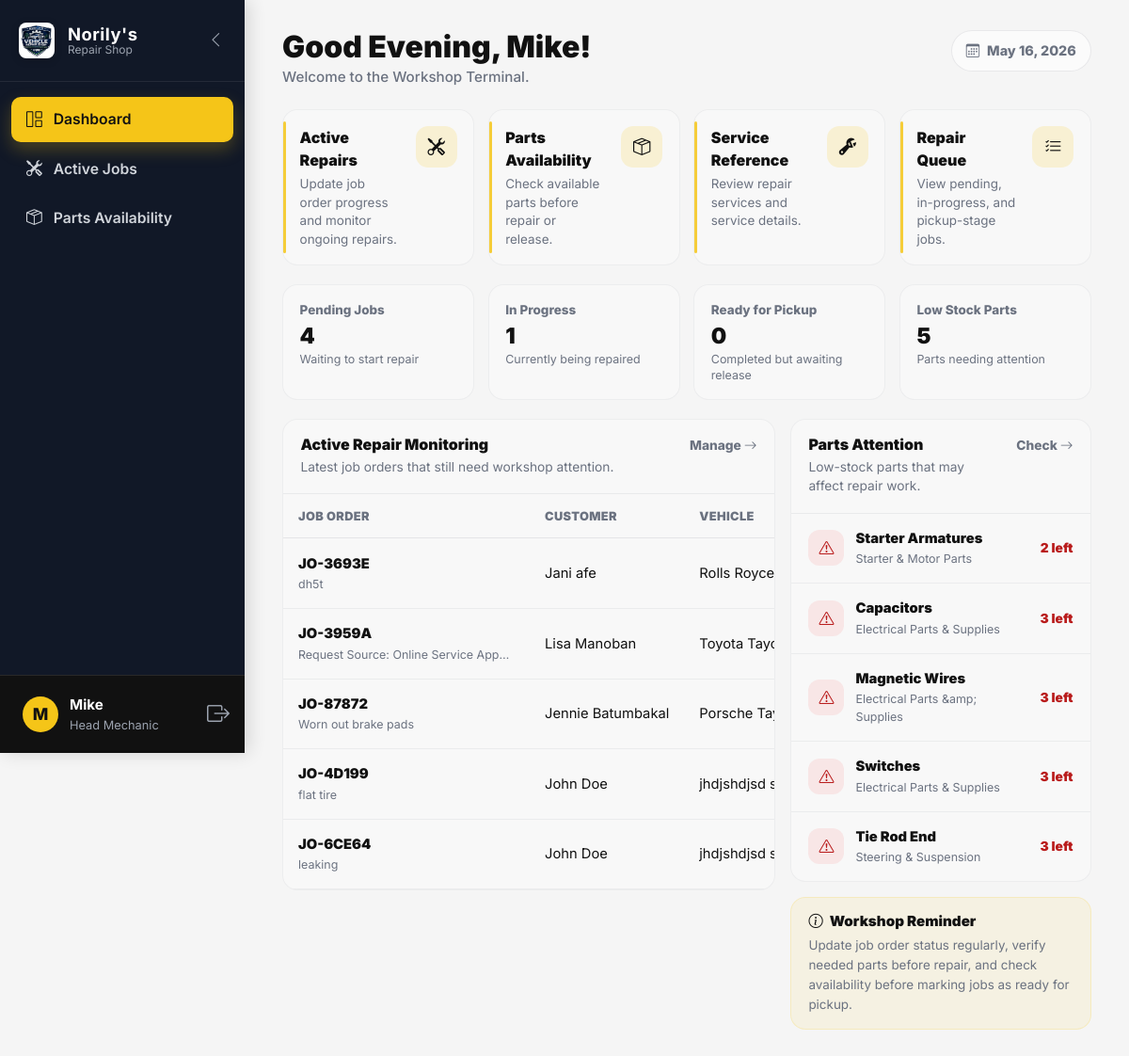
The app's page /views/dashboard_mechanic.php (signed in) with its own data.
### tables this page shows
CREATE TABLE `job_order` (
  `job_order_id` int(11) NOT NULL,
  `vehicle_id` int(11) NOT NULL,
  `customer_id` int(11) NOT NULL,
  `created_by` int(11) NOT NULL,
  `assigned_mechanic_id` int(11) DEFAULT NULL,
  `job_order_number` varchar(20) NOT NULL,
  `description` text NOT NULL,
  `request_source` enum('Walk-in','Online') NOT NULL DEFAULT 'Walk-in',
  `status` enum('Pending','In Progress','Ready for Pickup','Completed','Cancelled') NOT NULL DEFAULT 'Pending',
  `estimated_cost` decimal(10,2) NOT NULL DEFAULT 0.00,
  `final_cost` decimal(10,2) NOT NULL DEFAULT 0.00,
  `date_created` datetime NOT NULL DEFAULT current_timestamp(),
  `expected_completion_date` date DEFAULT NULL,
  `date_completed` datetime DEFAULT NULL,
  `completed_by` int(11) DEFAULT NULL,
  `cancellation_reason` text DEFAULT NULL,
  `cancelled_at` datetime DEFAULT NULL,
  `requires_down_payment` tinyint(1) NOT NULL DEFAULT 0,
  `down_payment_amount` decimal(10,2) NOT NULL DEFAULT 0.00
);

CREATE TABLE `customer` (
  `customer_id` int(11) NOT NULL,
  `first_name` varchar(20) NOT NULL,
  `middle_name` varchar(20) DEFAULT NULL,
  `last_name` varchar(20) NOT NULL,
  `email` varchar(255) DEFAULT NULL,
  `contact_number` varchar(20) NOT NULL,
  `address` text DEFAULT NULL,
  `credit_balance` decimal(10,2) NOT NULL DEFAULT 0.00,
  `credit_due_date` date DEFAULT NULL,
  `created_at` datetime NOT NULL DEFAULT current_timestamp(),
  `user_id` int(11) DEFAULT NULL,
  `status` enum('Active','Inactive','Archived') NOT NULL DEFAULT 'Active',
  `deactivated_at` datetime DEFAULT NULL,
  `archived_at` datetime DEFAULT NULL
);

CREATE TABLE `vehicle` (
  `vehicle_id` int(11) NOT NULL,
  `customer_id` int(11) NOT NULL,
  `plate_number` varchar(20) NOT NULL,
  `vin` varchar(50) DEFAULT NULL,
  `make` varchar(50) NOT NULL,
  `model` varchar(50) NOT NULL,
  `year` year(4) NOT NULL,
  `color` varchar(30) NOT NULL,
  `notes` text DEFAULT NULL,
  `status` enum('Active','Inactive','Archived') NOT NULL DEFAULT 'Active',
  `deactivated_at` datetime DEFAULT NULL,
  `archived_at` datetime DEFAULT NULL,
  `created_at` datetime NOT NULL DEFAULT current_timestamp()
);

CREATE TABLE `part` (
  `part_id` int(11) NOT NULL,
  `category` varchar(100) NOT NULL,
  `brand` varchar(100) DEFAULT NULL,
  `part_name` varchar(50) NOT NULL,
  `description` text DEFAULT NULL,
  `specification` text DEFAULT NULL,
  `compatibility` text DEFAULT NULL,
  `unit` varchar(50) DEFAULT 'piece',
  `unit_price` decimal(10,2) NOT NULL DEFAULT 0.00,
  `quantity_on_hand` smallint(6) NOT NULL DEFAULT 0,
  `low_stock_threshold` smallint(6) NOT NULL DEFAULT 3,
  `supplier_id` int(11) DEFAULT 1,
  `is_low_stock` tinyint(1) NOT NULL DEFAULT 0,
  `primary_supplier_id` int(11) DEFAULT 1,
  `is_active` tinyint(1) NOT NULL DEFAULT 1,
  `cost_price` decimal(10,2) DEFAULT NULL,
  `image` varchar(255) DEFAULT NULL,
  `full_description` text DEFAULT NULL
);

### views/dashboard_mechanic.php (the view, shortened to what this page needs)
<?php
$db = (new Database())->getConnection();
$mechanicName = $_SESSION['first_name'] ?? 'Mechanic';
$pendingJobs = $db->query("
    SELECT COUNT(*)
    FROM job_order
    WHERE status = 'Pending'
")->fetchColumn() ?: 0;
$inProgressJobs = $db->query("
    SELECT COUNT(*)
    FROM job_order
    WHERE status = 'In Progress'
")->fetchColumn() ?: 0;
$readyForPickupJobs = $db->query("
    SELECT COUNT(*)
    FROM job_order
    WHERE status = 'Ready for Pickup'
")->fetchColumn() ?: 0;
$lowStockCount = $db->query("
    SELECT COUNT(*)
    FROM part
    WHERE quantity_on_hand <= low_stock_threshold
      AND is_active = 1
")->fetchColumn() ?: 0;
$stmtActiveJobs = $db->query("
    SELECT
        jo.job_order_id,
        jo.job_order_number,
        jo.status,
        jo.date_created,
        jo.description,
        c.first_name,
        c.last_name,
        v.plate_number,
        v.make,
        v.model
    FROM job_order jo
    JOIN customer c ON jo.customer_id = c.customer_id
    JOIN vehicle v ON jo.vehicle_id = v.vehicle_id
    WHERE jo.status IN ('Pending', 'In Progress', 'Ready for Pickup')
    ORDER BY jo.date_created DESC
    LIMIT 6
");
$stmtLowStock = $db->query("
    SELECT
        part_name,
        category,
        quantity_on_hand,
        low_stock_threshold
    FROM part
    WHERE quantity_on_hand <= low_stock_threshold
      AND is_active = 1
    ORDER BY quantity_on_hand ASC, part_name ASC
    LIMIT 5
");
?>
<!DOCTYPE html>
<html lang="en">
<head>
<link href="https://cdn.jsdelivr.net/npm/bootstrap@5.3.0/dist/css/bootstrap.min.css" rel="stylesheet">
<link rel="stylesheet" href="https://cdn.jsdelivr.net/npm/bootstrap-icons@1.11.1/font/bootstrap-icons.css">
<link rel="stylesheet" href="../assets/css/style.css">
</head>
<body>
<div class="app-wrapper">
    <?php include '../includes/sidebar.php'; ?>
    <main class="main-content">
        <div class="mechanic-dashboard">
            <div class="mechanic-header">
                <div class="mechanic-title">
                    <h2>
                        Good <?php echo (date('H') < 12) ? 'Morning' : ((date('H') < 18) ? 'Afternoon' : 'Evening'); ?>,
                        <?php echo htmlspecialchars($mechanicName); ?>!
                    </h2>
                    <p>Welcome to the Workshop Terminal.</p>
                </div>
                <div class="mechanic-date-pill">
                    <i class="bi bi-calendar3 me-2"></i>
                    <?php echo date('F d, Y'); ?>
                </div>
            </div>
            <div class="mechanic-actions-grid">
                <a href="job_orders.php" class="mechanic-action-card">
                    <div>
                        <div class="action-title">Active Repairs</div>
                        <p class="action-subtitle">Update job order progress and monitor ongoing repairs.</p>
                    </div>
                    <div class="action-icon">
                        <i class="bi bi-tools"></i>
                    </div>
                </a>
                <a href="inventory_view.php" class="mechanic-action-card">
                    <div>
                        <div class="action-title">Parts Availability</div>
                        <p class="action-subtitle">Check available parts before repair or release.</p>
                    </div>
                    <div class="action-icon">
                        <i class="bi bi-box-seam"></i>
                    </div>
                </a>
                <a href="services.php" class="mechanic-action-card">
                    <div>
                        <div class="action-title">Service Reference</div>
                        <p class="action-subtitle">Review repair services and service details.</p>
                    </div>
                    <div class="action-icon">
                        <i class="bi bi-wrench-adjustable"></i>
                    </div>
                </a>
                <a href="job_orders.php" class="mechanic-action-card">
                    <div>
                        <div class="action-title">Repair Queue</div>
                        <p class="action-subtitle">View pending, in-progress, and pickup-stage jobs.</p>
                    </div>
                    <div class="action-icon">
                        <i class="bi bi-list-check"></i>
                    </div>
                </a>
            </div>
            <div class="mechanic-overview-grid">
                <div class="overview-card">
                    <div class="overview-label">Pending Jobs</div>
                    <div class="overview-value"><?php echo intval($pendingJobs); ?></div>
                    <p class="overview-caption">Waiting to start repair</p>
                </div>
                <div class="overview-card">
                    <div class="overview-label">In Progress</div>
                    <div class="overview-value"><?php echo intval($inProgressJobs); ?></div>
                    <p class="overview-caption">Currently being repaired</p>
                </div>
                <div class="overview-card">
                    <div class="overview-label">Ready for Pickup</div>
                    <div class="overview-value"><?php echo intval($readyForPickupJobs); ?></div>
                    <p class="overview-caption">Completed but awaiting release</p>
                </div>
                <div class="overview-card">
                    <div class="overview-label">Low Stock Parts</div>
                    <div class="overview-value"><?php echo intval($lowStockCount); ?></div>
                    <p class="overview-caption">Parts needing attention</p>
                </div>
            </div>
            <div class="mechanic-main-grid">
                <div class="mechanic-panel">
                    <div class="panel-header">
                        <div>
                            <h5>Active Repair Monitoring</h5>
                            <p>Latest job orders that still need workshop attention.</p>
                        </div>
                        <a href="job_orders.php" class="section-link">
                            Manage <i class="bi bi-arrow-right"></i>
                        </a>
                    </div>
                    <div class="active-jobs-wrap">
                        <table class="active-jobs-table">
                            <thead>
                                <tr>
                                    <th>Job Order</th>
                                    <th>Customer</th>
                                    <th>Vehicle</th>
                                </tr>
                            </thead>
                            <tbody>
                                <?php if ($stmtActiveJobs->rowCount() > 0): ?>
                                    <?php while ($job = $stmtActiveJobs->fetch(PDO::FETCH_ASSOC)): ?>
                                        <?php
                                            $customerName = trim(($job['first_name'] ?? '') . ' ' . ($job['last_name'] ?? ''));
                                            $vehicleName = trim(($job['make'] ?? '') . ' ' . ($job['model'] ?? ''));
                                        ?>
                                        <tr>
                                            <td>
                                                <div class="job-main">
                                                    <?php echo htmlspecialchars($job['job_order_number']); ?>
                                                </div>
                                                <div class="job-sub" title="<?php echo htmlspecialchars($job['description'] ?? 'Repair record'); ?>">
                                                    <?php echo htmlspecialchars($job['description'] ?? 'Repair record'); ?>
                                                </div>
                                            </td>
                                            <td>
                                                <?php echo htmlspecialchars($customerName); ?>
                                            </td>
                                            <td>
                                                <?php echo htmlspecialchars($vehicleName); ?>
                                            </td>
                                        </tr>
                                    <?php endwhile; ?>
                                <?php endif; ?>
                            </tbody>
                        </table>
                    </div>
                </div>
                <div class="d-flex flex-column gap-3">
                    <div class="mechanic-panel">
                        <div class="panel-header">
                            <div>
                                <h5>Parts Attention</h5>
                                <p>Low-stock parts that may affect repair work.</p>
                            </div>
                            <a href="inventory_view.php" class="section-link">
                                Check <i class="bi bi-arrow-right"></i>
                            </a>
                        </div>
                        <div class="parts-list">
                            <?php if ($stmtLowStock->rowCount() > 0): ?>
                                <?php while ($part = $stmtLowStock->fetch(PDO::FETCH_ASSOC)): ?>
                                    <div class="part-alert-row">
                                        <div class="part-alert-left">
                                            <div class="part-alert-icon">
                                                <i class="bi bi-exclamation-triangle"></i>
                                            </div>
                                            <div class="min-w-0">
                                                <div class="part-alert-title" title="<?php echo htmlspecialchars($part['part_name']); ?>">
                                                    <?php echo htmlspecialchars($part['part_name']); ?>
                                                </div>
                                                <p class="part-alert-subtitle">
                                                    <?php echo htmlspecialchars($part['category']); ?>
                                                </p>
                                            </div>
                                        </div>
                                        <div class="part-left">
                                            <?php echo intval($part['quantity_on_hand']); ?> left
                                        </div>
                                    </div>
                                <?php endwhile; ?>
                            <?php endif; ?>
                        </div>
                    </div>
                    <div class="mechanic-note">
                        <h6>
                            <i class="bi bi-info-circle me-1"></i>
                            Workshop Reminder
                        </h6>
                        <p>
                            Update job order status regularly, verify needed parts before repair,
                            and check availability before marking jobs as ready for pickup.
                        </p>
                    </div>
                </div>
            </div>
        </div>
    </main>
</div>
</body>
</html>

### assets/css/style.css (style rules this page uses)
:root { --primary-yellow: #f5c518; --yellow-dark: #d9a900; --black: #111111; --dark-gray: #1f2937; --muted-gray: #6b7280; --light-gray: #f5f5f5; --border-light: #e5e7eb; --white: #ffffff; --success-bg: #d1fae5; --success-text: #047857; --warning-bg: #fef3c7; --warning-text: #92400e; --danger-bg: #fee2e2; --danger-text: #b91c1c; --dashboard-sidebar-bg: #111111; --dashboard-sidebar-hover: #1f1f1f; --dashboard-primary: #f5c518; --dashboard-primary-hover: #d9a900; --dashboard-primary-soft: #fff8d6; --dashboard-success: #047857; --dashboard-danger: #d72e2e; --dashboard-warning: #d97706; --dashboard-bg: #f5f5f5; --dashboard-card-bg: #ffffff; --dashboard-text-main: #111111; --dashboard-text-muted: #6b7280; --dashboard-cloud: #d1d5db; --dashboard-ocean: #f5c518; }
html { scroll-behavior: smooth; }
body { font-family: Arial, sans-serif; color: var(--black); background: var(--white); }
.app-wrapper { display: flex; min-height: 100vh; background-color: var(--dashboard-bg); color: var(--dashboard-text-main); font-family: 'Inter', system-ui, -apple-system, sans-serif; font-size: 16px; overflow-x: hidden; }
.main-content { flex-grow: 1; margin-left: 260px; padding: 2rem 2.5rem; background-color: var(--dashboard-bg); min-height: 100vh; }
.main-content h1, .main-content h2, .main-content h3, .main-content h4, .main-content h5, .main-content h6 { color: var(--dashboard-text-main); }

### records on screen
job_order: job_order_number "JO-3693E", description "dh5t", customer.last_name "Jani afe", vehicle.model "Rolls Royce…"
job_order: job_order_number "JO-3959A", description "Request Source: Online Service App…", customer.last_name "Lisa Manoban", vehicle.model "Toyota…"
job_order: job_order_number "JO-87872", description "Worn out brake pads", customer.last_name "Jennie Batumbakal", vehicle.model "Porsche…"
job_order: job_order_number "JO-4D199", description "flat tire", customer.last_name "John Doe", vehicle.model "jhdjshdjsd…"
job_order: job_order_number "JO-6CE64", description "leaking", customer.last_name "John Doe", vehicle.model "jhdjshdjsd…"
part: part_name "Starter Armatures", category "Starter & Motor Parts", quantity_on_hand "2"
part: part_name "Capacitors", category "Electrical Parts & Supplies", quantity_on_hand "3"
part: part_name "Magnetic Wires", category "Electrical Parts &amp; Supplies", quantity_on_hand "3"
part: part_name "Switches", category "Electrical Parts & Supplies", quantity_on_hand "3"
part: part_name "Tie Rod End", category "Steering & Suspension", quantity_on_hand "3"

### other values on screen
$userInitial "M"
$_SESSION['first_name'] "Mike"
$userRole "Head Mechanic"
$mechanicName "Mike"
$pendingJobs "4"
$inProgressJobs "1"
$readyForPickupJobs "0"
$lowStockCount "5"
